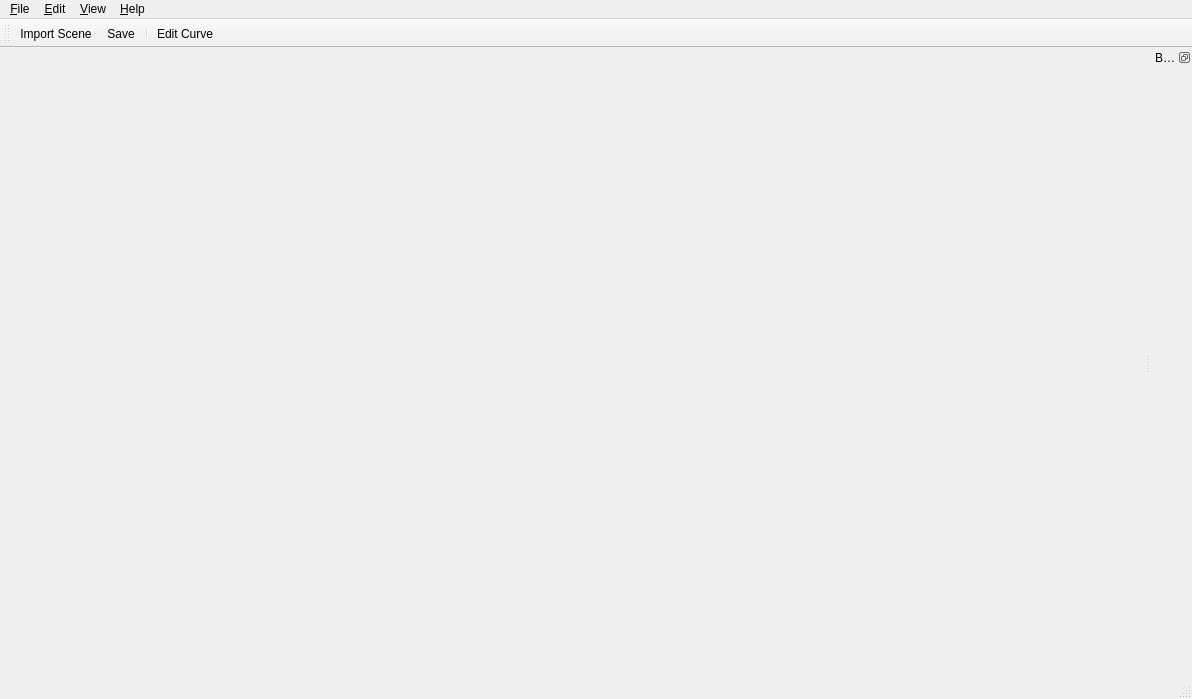
<?xml version="1.0" encoding="UTF-8"?>
<ui version="4.0">
 <class>ICGWireframe</class>
 <widget class="QMainWindow" name="ICGWireframe">
  <property name="geometry">
   <rect>
    <x>0</x>
    <y>0</y>
    <width>1192</width>
    <height>699</height>
   </rect>
  </property>
  <property name="windowTitle">
   <string>ICGWireframe</string>
  </property>
  <widget class="QWidget" name="centralwidget">
   <property name="autoFillBackground">
    <bool>true</bool>
   </property>
   <property name="styleSheet">
    <string notr="true"/>
   </property>
   <layout class="QVBoxLayout" name="verticalLayout">
    <property name="leftMargin">
     <number>0</number>
    </property>
    <property name="topMargin">
     <number>0</number>
    </property>
    <property name="rightMargin">
     <number>0</number>
    </property>
    <property name="bottomMargin">
     <number>0</number>
    </property>
    <item>
     <widget class="SceneViewport" name="sceneViewport" native="true"/>
    </item>
   </layout>
  </widget>
  <widget class="QToolBar" name="toolBar">
   <property name="windowTitle">
    <string>toolBar</string>
   </property>
   <attribute name="toolBarArea">
    <enum>TopToolBarArea</enum>
   </attribute>
   <attribute name="toolBarBreak">
    <bool>false</bool>
   </attribute>
   <addaction name="importAction"/>
   <addaction name="saveAction"/>
   <addaction name="separator"/>
   <addaction name="editCurveAction"/>
  </widget>
  <widget class="QMenuBar" name="menuBar">
   <property name="geometry">
    <rect>
     <x>0</x>
     <y>0</y>
     <width>1192</width>
     <height>22</height>
    </rect>
   </property>
   <widget class="QMenu" name="menuFile">
    <property name="title">
     <string>&amp;File</string>
    </property>
    <addaction name="importAction"/>
    <addaction name="saveAction"/>
   </widget>
   <widget class="QMenu" name="menuHelp">
    <property name="title">
     <string>&amp;Help</string>
    </property>
    <addaction name="aboutAction"/>
   </widget>
   <widget class="QMenu" name="menuView">
    <property name="title">
     <string>&amp;View</string>
    </property>
   </widget>
   <widget class="QMenu" name="menuEdit">
    <property name="title">
     <string>&amp;Edit</string>
    </property>
    <addaction name="editCurveAction"/>
   </widget>
   <addaction name="menuFile"/>
   <addaction name="menuEdit"/>
   <addaction name="menuView"/>
   <addaction name="menuHelp"/>
  </widget>
  <widget class="QStatusBar" name="statusBar"/>
  <widget class="QDockWidget" name="dockWidget">
   <property name="features">
    <set>QDockWidget::DockWidgetFloatable|QDockWidget::DockWidgetMovable</set>
   </property>
   <property name="windowTitle">
    <string>BSpline Editor</string>
   </property>
   <attribute name="dockWidgetArea">
    <number>2</number>
   </attribute>
   <widget class="QWidget" name="dockWidgetContents"/>
  </widget>
  <action name="importAction">
   <property name="icon">
    <iconset resource="../resources.qrc">
     <normaloff>:/resources/icons/file-import.svg</normaloff>:/resources/icons/file-import.svg</iconset>
   </property>
   <property name="text">
    <string>&amp;Import Scene</string>
   </property>
   <property name="toolTip">
    <string>Import Scene</string>
   </property>
   <property name="statusTip">
    <string>Import image for editing</string>
   </property>
   <property name="shortcut">
    <string>Ctrl+O</string>
   </property>
  </action>
  <action name="saveAction">
   <property name="icon">
    <iconset resource="../resources.qrc">
     <normaloff>:/resources/icons/content-save-all.svg</normaloff>:/resources/icons/content-save-all.svg</iconset>
   </property>
   <property name="text">
    <string>Save</string>
   </property>
   <property name="toolTip">
    <string>Save Scene</string>
   </property>
   <property name="statusTip">
    <string>Save Scene</string>
   </property>
   <property name="shortcut">
    <string>Ctrl+S</string>
   </property>
  </action>
  <action name="aboutAction">
   <property name="icon">
    <iconset resource="../resources.qrc">
     <normaloff>:/resources/icons/sphere.svg</normaloff>:/resources/icons/sphere.svg</iconset>
   </property>
   <property name="text">
    <string>&amp;About ICGWireframe</string>
   </property>
   <property name="toolTip">
    <string>About ICGWireframe</string>
   </property>
   <property name="statusTip">
    <string>About ICGWireframe</string>
   </property>
  </action>
  <action name="editCurveAction">
   <property name="checkable">
    <bool>true</bool>
   </property>
   <property name="icon">
    <iconset resource="../resources.qrc">
     <normaloff>:/resources/icons/vector-curve.svg</normaloff>:/resources/icons/vector-curve.svg</iconset>
   </property>
   <property name="text">
    <string>Edit &amp;Curve</string>
   </property>
   <property name="shortcut">
    <string>Ctrl+E</string>
   </property>
  </action>
 </widget>
 <customwidgets>
  <customwidget>
   <class>SceneViewport</class>
   <extends>QWidget</extends>
   <header>SceneViewport.h</header>
   <container>1</container>
  </customwidget>
 </customwidgets>
 <resources>
  <include location="../resources.qrc"/>
 </resources>
 <connections/>
</ui>
